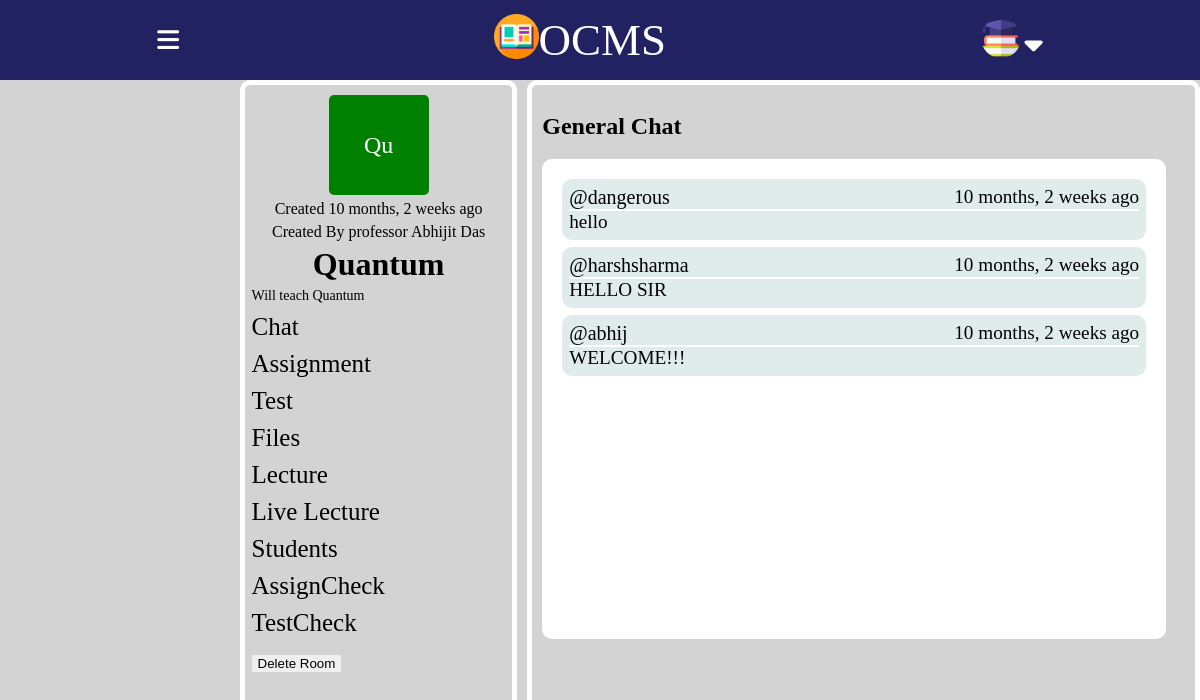
The page /troom/11/ on the database its author committed.
### base/models.py (models this page shows, shortened)
class Room(models.Model):
    course_id=models.CharField(max_length=100)
    teacher=models.CharField(max_length=100)
    name = models.CharField(max_length=200) #set it to host.subject_name during declaration by default
    description = models.TextField(null=True, blank=True)
    avatar = models.ImageField(null=True, default="avatar.svg")
    room_code=models.CharField(max_length=100)
    updated = models.DateTimeField(auto_now=True)
    created = models.DateTimeField(auto_now_add=True)
    class Meta:
        ordering = ['-updated', '-created']

class Message(models.Model):
    user = models.ForeignKey(User, on_delete=models.CASCADE)
    room = models.ForeignKey(Room, on_delete=models.CASCADE)
    body = models.TextField(max_length=1000)
    updated = models.DateTimeField(auto_now=True)
    created = models.DateTimeField(auto_now_add=True)
    class Meta:
        ordering = ['-updated', 'created']

class User(AbstractUser):
    is_student = models.BooleanField(default=False)
    is_teacher = models.BooleanField(default=False)

### base/views.py (the view, shortened to what this page needs)
# urls.py: path('troom/<str:pk>/',views.troom,name='troom'),
def troom(request ,pk):
    room=Room.objects.get(id=pk)
    room_messages=room.message_set.all()
    context={'room':room,'room_messages':room_messages}
    return render(request,'base/troom.html',context)

### base/templates/base/troom.html (shortened to what this page needs)
{% include 'teacher_main.html' %}
{% block content %}
<div class="bigcontainer">
    <div class="leftcontainer">
        <div class="classicon">
            {{ room.name|slice:":2" }}
        </div>
       <p>Created {{room.created | timesince}} ago</p>
       <p>Created By professor {{room.teacher}}</p>
        <div class="classname">
            <h1>{{room.name}} </h1>
        </div>
        <ul>
            <li class="opt" style="font-size: 14px;">
                {{room.description}}
            </li>
            <li class="opt">
               <a href="{% url 'troom' room.id %}"> Chat</a>
            </li>
            <li class="opt">
              <a href="{% url 'tassignments' room.id %}">Assignment</a>
            </li>
            <li class="opt">
             <a href="{% url 'ttest' room.id %}">Test</a>
            </li>
            <li class="opt">
               <a href="{% url 'tfiles' room.id %}">Files</a>
            </li>
            <li class="opt">
                <a href="{% url 'tlectures' room.id %}">Lecture</a>
            </li>
            <li class="opt">
                <a href="{% url 'create_meeting' room.id %}">Live Lecture</a>
            </li>
            <li class="opt">
                <a href="{% url 'trstudents' room.id %}">Students</a>
            </li>
            <li class="opt">
                <a href="{% url 'tasubmission' room.id %}">AssignCheck</a>
            </li>
            <li class="opt">
                <a href="{% url 'ttsubmission' room.id %}">TestCheck</a>
            </li>
            <li class="opt">
                <button onclick="showAlert()">
                    <a href="{% url 'delete-room' room.id %}" class="btn btn-danger">Delete Room</a>
                  </button>
            </li>
        </ul>
    </div>
    <div class="rightcontainer">
        <div class="rightnav">
        <h2>General Chat</h2>
    </div>
    <div class="messagebox">
        {% for message in room_messages %}
        <div class="mes">
          <div class="messager">
            <p>@{{message.user}}</p>
            <p>{{message.created | timesince}} ago</p>
          </div>
          <p>{{message.body}}</p>
    </div>
    {% endfor %}
   </div>
{% endblock content %}

### static/styles/portal.css (style rules this page uses)
* { margin: 0; border: 0; box-sizing: border-box; }
body { height: 100vh; width: 100vw; display: flex; flex-direction: column; }
.bigcontainer { min-height: 100vh; position: absolute; top: 10vh; width: 100vw; display: flex; background-color:lightgray; gap: 10px; }
.leftcontainer { margin-left:20vw; width: 40%; display: flex; flex-direction: column; gap: 5px; padding-top: 10px; align-items: center; border: 5px solid white; padding: 10px; border-radius: 10px; }
.classicon { height: 100px; width: 100px; display: flex; justify-content: center; align-items: center; color: white; font-size:x-large; border-radius: 5px; background-color: green; }
.leftcontainer ul { display: flex; flex-direction: column; gap: 9px; position: relative; right: 6.7vw; }
.leftcontainer ul li { list-style: none; font-size:25px; }
.leftcontainer ul li a { text-decoration: none; color: #000; }
.rightcontainer { width: 100%; border: 5px solid white; padding: 10px; border-radius: 10px; }
.messagebox { overflow-y: scroll; margin-top:3%; height: 60vh; width: 52vw; background-color:white; padding: 20px; border-radius: 10px; display: flex; flex-direction: column; gap:7px; }
.mes { padding: 7px; background-color:#e0ebeb; color: black; font-size: larger; border-radius: 10px; display: flex; flex-direction: column; flex-wrap: wrap; }
.messager { display: flex; justify-content: space-between; border-bottom: 2px solid white; }
.messager :nth-child(1) { font-size: 20px; }

### rows shown on the page
Room: name "Qu", created "10 months, 2 weeks", teacher "Abhijit Das", name "Quantum", description "Will teach Quantum"
Message: user "dangerous", created "10 months, 2 weeks", body "hello"
Message: user "harshsharma", created "10 months, 2 weeks", body "HELLO SIR"
Message: user "abhij", created "10 months, 2 weeks", body "WELCOME!!!"
